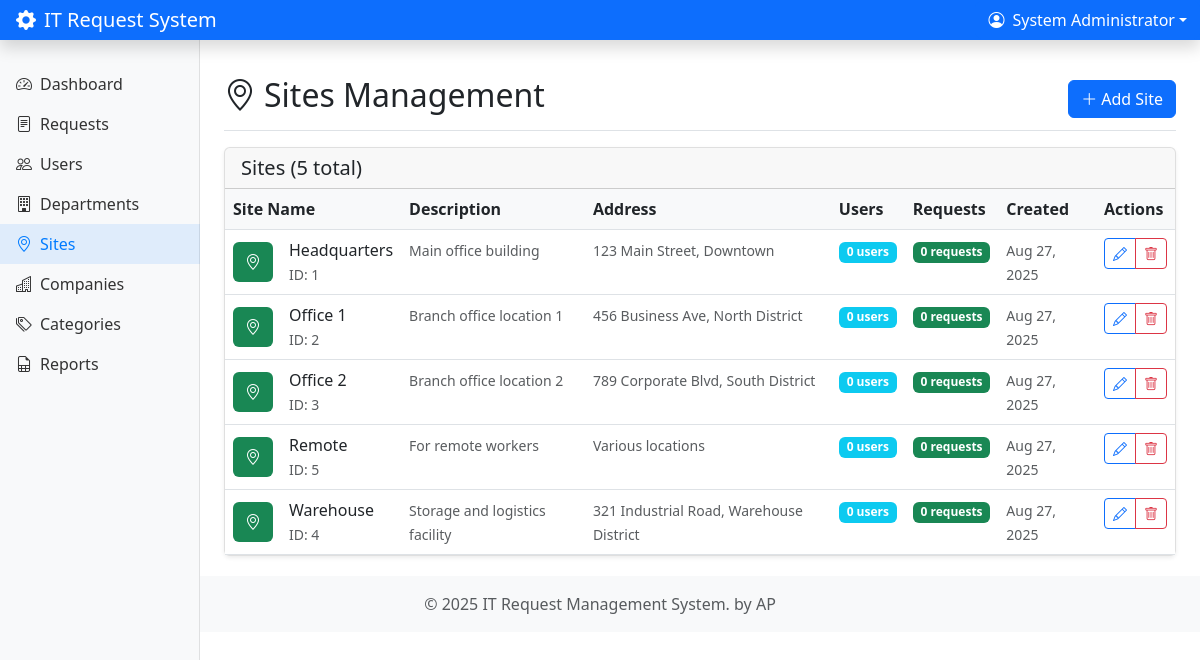
/sites/index.php (signed in), run on the app's committed database.
### tables this page shows
CREATE TABLE `sites` (
  `id` int(11) NOT NULL AUTO_INCREMENT,
  `name` varchar(255) NOT NULL,
  `description` text,
  `address` text,
  `created_at` timestamp NOT NULL DEFAULT current_timestamp(),
  `updated_at` timestamp NOT NULL DEFAULT current_timestamp() ON UPDATE current_timestamp(),
  PRIMARY KEY (`id`),
  UNIQUE KEY `name` (`name`)
);

### config/db.php (called while the page is built, shortened)
<?php
function executeQuery($pdo, $query, $params = []) {
    try {
        $stmt = $pdo->prepare($query);
        $stmt->execute($params);
        return $stmt;
    } catch(PDOException $e) {
        error_log("Database error: " . $e->getMessage());
        return false;
    }
}
function fetchAll($pdo, $query, $params = []) {
    $stmt = executeQuery($pdo, $query, $params);
    return $stmt ? $stmt->fetchAll() : [];
}
?>

### sites/index.php (the view, shortened to what this page needs)
<?php
require_once '../config/db.php';
$sites = fetchAll($pdo, "
    SELECT s.*,
           COUNT(DISTINCT u.id) as user_count,
           COUNT(DISTINCT r.id) as request_count
    FROM sites s
    LEFT JOIN users u ON s.id = u.site_id
    LEFT JOIN requests r ON s.id = r.site_id
    GROUP BY s.id
    ORDER BY s.name
");
include '../includes/header.php';
?>
<div class="d-flex justify-content-between flex-wrap flex-md-nowrap align-items-center pt-3 pb-2 mb-3 border-bottom">
    <h1 class="h2">
        <i class="bi bi-geo-alt me-2"></i>Sites Management
    </h1>
    <div class="btn-toolbar mb-2 mb-md-0">
        <button type="button" class="btn btn-primary" data-bs-toggle="modal" data-bs-target="#siteModal" onclick="openCreateModal()">
            <i class="bi bi-plus-lg me-1"></i>Add Site
        </button>
    </div>
</div>
<div class="card">
    <div class="card-header">
        <h5 class="card-title mb-0">
            Sites (<?php echo count($sites); ?> total)
        </h5>
    </div>
    <div class="card-body p-0">
        <?php if (empty($sites)): ?>
            <div class="text-center py-5">
                <i class="bi bi-geo-alt display-1 text-muted"></i>
                <h4 class="mt-3">No sites found</h4>
                <p class="text-muted">Create your first site to get started.</p>
                <button type="button" class="btn btn-primary" data-bs-toggle="modal" data-bs-target="#siteModal" onclick="openCreateModal()">
                    <i class="bi bi-plus-lg me-1"></i>Add Site
                </button>
            </div>
        <?php else: ?>
            <div class="table-responsive">
                <table class="table table-hover mb-0">
                    <thead>
                        <tr>
                            <th>Site Name</th>
                            <th>Description</th>
                            <th>Address</th>
                            <th>Users</th>
                            <th>Requests</th>
                            <th>Created</th>
                            <th>Actions</th>
                        </tr>
                    </thead>
                    <tbody>
                        <?php foreach ($sites as $site): ?>
                            <tr>
                                <td>
                                    <div class="d-flex align-items-center">
                                        <div class="avatar-sm bg-success text-white rounded d-flex align-items-center justify-content-center me-3">
                                            <i class="bi bi-geo-alt"></i>
                                        </div>
                                        <div>
                                            <div class="fw-medium"><?php echo htmlspecialchars($site['name']); ?></div>
                                            <small class="text-muted">ID: <?php echo $site['id']; ?></small>
                                        </div>
                                    </div>
                                </td>
                                <td>
                                    <?php if ($site['description']): ?>
                                        <small class="text-muted"><?php echo htmlspecialchars(substr($site['description'], 0, 100)); ?>
                                        <?php if (strlen($site['description']) > 100) echo '...'; ?></small>
                                    <?php else: ?>
                                        <small class="text-muted fst-italic">No description</small>
                                    <?php endif; ?>
                                </td>
                                <td>
                                    <?php if ($site['address']): ?>
                                        <small class="text-muted"><?php echo htmlspecialchars(substr($site['address'], 0, 80)); ?>
                                        <?php if (strlen($site['address']) > 80) echo '...'; ?></small>
                                    <?php else: ?>
                                        <small class="text-muted fst-italic">No address</small>
                                    <?php endif; ?>
                                </td>
                                <td>
                                    <span class="badge bg-info"><?php echo $site['user_count']; ?> users</span>
                                </td>
                                <td>
                                    <span class="badge bg-success"><?php echo $site['request_count']; ?> requests</span>
                                </td>
                                <td>
                                    <small class="text-muted">
                                        <?php echo date('M j, Y', strtotime($site['created_at'])); ?>
                                    </small>
                                </td>
                                <td>
                                    <div class="btn-group btn-group-sm">
                                        <button type="button" class="btn btn-outline-primary"
                                                onclick="openEditModal(<?php echo htmlspecialchars(json_encode($site)); ?>)"
                                                title="Edit">
                                            <i class="bi bi-pencil"></i>
                                        </button>
                                        <?php if ($site['user_count'] == 0 && $site['request_count'] == 0): ?>
                                            <button type="button" class="btn btn-outline-danger"
                                                    onclick="deleteSite(<?php echo $site['id']; ?>, '<?php echo htmlspecialchars($site['name']); ?>')"
                                                    title="Delete">
                                                <i class="bi bi-trash"></i>
                                            </button>
                                        <?php endif; ?>
                                    </div>
                                </td>
                            </tr>
                        <?php endforeach; ?>
                    </tbody>
                </table>
            </div>
        <?php endif; ?>
    </div>
</div>
<?php include '../includes/footer.php'; ?>

### includes/header.php (style rules this page uses)
.card { box-shadow: 0 0.125rem 0.25rem rgba(0, 0, 0, 0.075); border: 1px solid rgba(0, 0, 0, 0.125); }
.table th { border-top: none; font-weight: 600; background-color: #f8f9fa; }

### sites/index.php (style rules this page uses)
.avatar-sm { width: 40px; height: 40px; font-size: 1rem; }

### data on the page
sites: name "Headquarters", id "1", description "Main office building", address "123 Main Street, Downtown", user_count "0", request_count "0", created_at "Aug 27, 2025"
sites: name "Office 1", id "2", description "Branch office location 1", address "456 Business Ave, North District", user_count "0", request_count "0", created_at "Aug 27, 2025"
sites: name "Office 2", id "3", description "Branch office location 2", address "789 Corporate Blvd, South District", user_count "0", request_count "0", created_at "Aug 27, 2025"
sites: name "Remote", id "5", description "For remote workers", address "Various locations", user_count "0", request_count "0", created_at "Aug 27, 2025"
sites: name "Warehouse", id "4", description "Storage and logistics facility", address "321 Industrial Road, Warehouse District", user_count "0", request_count "0", created_at "Aug 27, 2025"

### other printed values
$current_user['name'] "System Administrator"
count($sites) "5"
